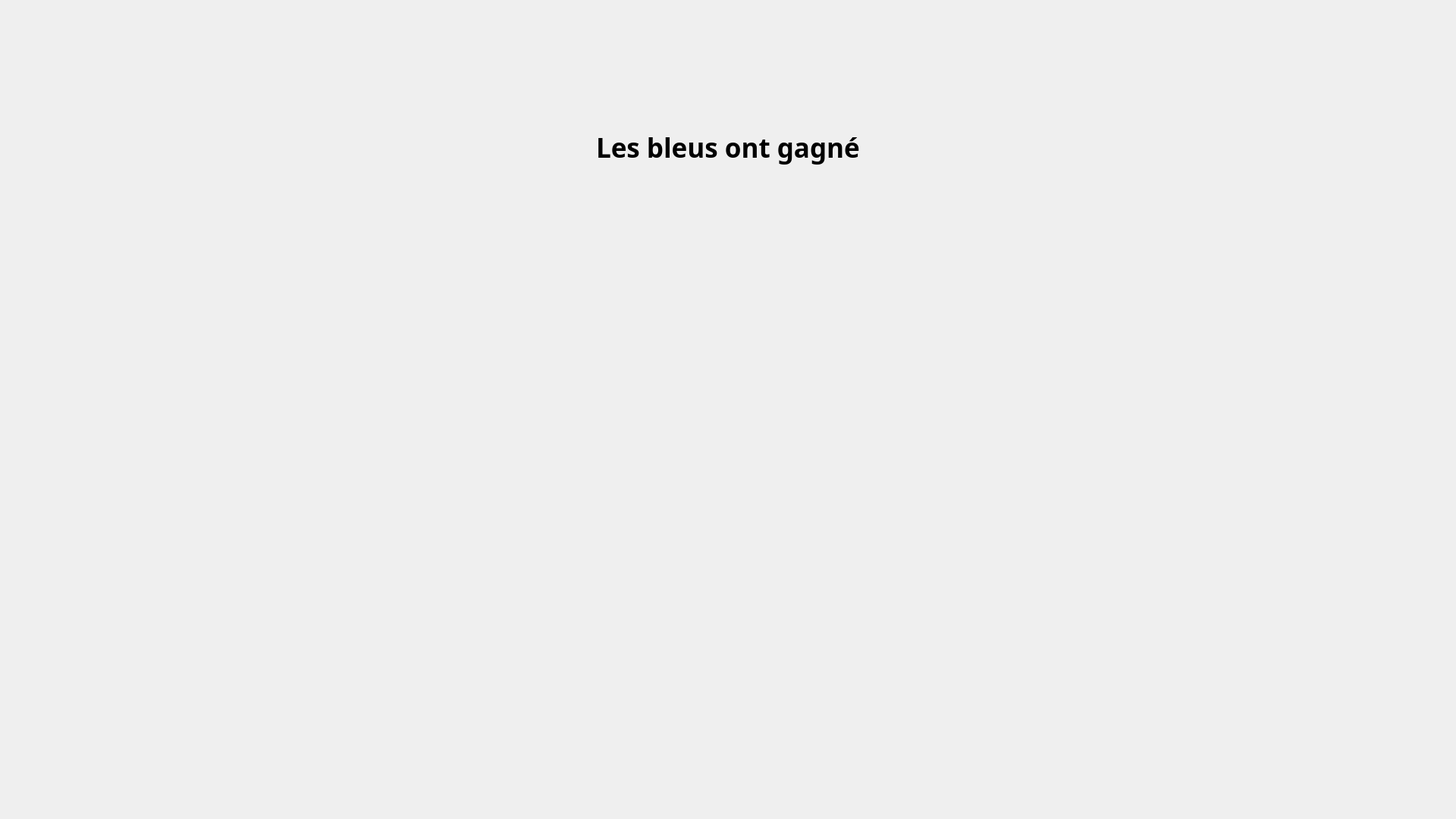
<?xml version="1.0" encoding="UTF-8"?>
<ui version="4.0">
 <class>Victoire_on</class>
 <widget class="QWidget" name="Victoire_on">
  <property name="geometry">
   <rect>
    <x>0</x>
    <y>0</y>
    <width>1920</width>
    <height>1080</height>
   </rect>
  </property>
  <property name="windowTitle">
   <string>Form</string>
  </property>
  <layout class="QGridLayout" name="gridLayout_2">
   <item row="0" column="0">
    <widget class="QWidget" name="victoire_widget" native="true">
     <layout class="QGridLayout" name="gridLayout">
      <item row="0" column="0">
       <layout class="QGridLayout" name="gridLayout_pseudo"/>
      </item>
      <item row="1" column="2">
       <spacer name="verticalSpacer">
        <property name="orientation">
         <enum>Qt::Vertical</enum>
        </property>
        <property name="sizeType">
         <enum>QSizePolicy::Fixed</enum>
        </property>
        <property name="sizeHint" stdset="0">
         <size>
          <width>20</width>
          <height>150</height>
         </size>
        </property>
       </spacer>
      </item>
      <item row="2" column="1">
       <spacer name="horizontalSpacer">
        <property name="orientation">
         <enum>Qt::Horizontal</enum>
        </property>
        <property name="sizeHint" stdset="0">
         <size>
          <width>837</width>
          <height>20</height>
         </size>
        </property>
       </spacer>
      </item>
      <item row="2" column="2">
       <widget class="QLabel" name="resultatpartie">
        <property name="font">
         <font>
          <family>Merriweather Black</family>
          <pointsize>26</pointsize>
          <weight>75</weight>
          <bold>true</bold>
         </font>
        </property>
        <property name="text">
         <string>Les bleus ont gagné</string>
        </property>
       </widget>
      </item>
      <item row="2" column="3">
       <spacer name="horizontalSpacer_2">
        <property name="orientation">
         <enum>Qt::Horizontal</enum>
        </property>
        <property name="sizeHint" stdset="0">
         <size>
          <width>837</width>
          <height>20</height>
         </size>
        </property>
       </spacer>
      </item>
      <item row="3" column="2">
       <spacer name="verticalSpacer_3">
        <property name="orientation">
         <enum>Qt::Vertical</enum>
        </property>
        <property name="sizeHint" stdset="0">
         <size>
          <width>20</width>
          <height>395</height>
         </size>
        </property>
       </spacer>
      </item>
      <item row="4" column="2">
       <spacer name="verticalSpacer_2">
        <property name="orientation">
         <enum>Qt::Vertical</enum>
        </property>
        <property name="sizeHint" stdset="0">
         <size>
          <width>20</width>
          <height>394</height>
         </size>
        </property>
       </spacer>
      </item>
     </layout>
    </widget>
   </item>
  </layout>
 </widget>
 <resources/>
 <connections/>
</ui>
